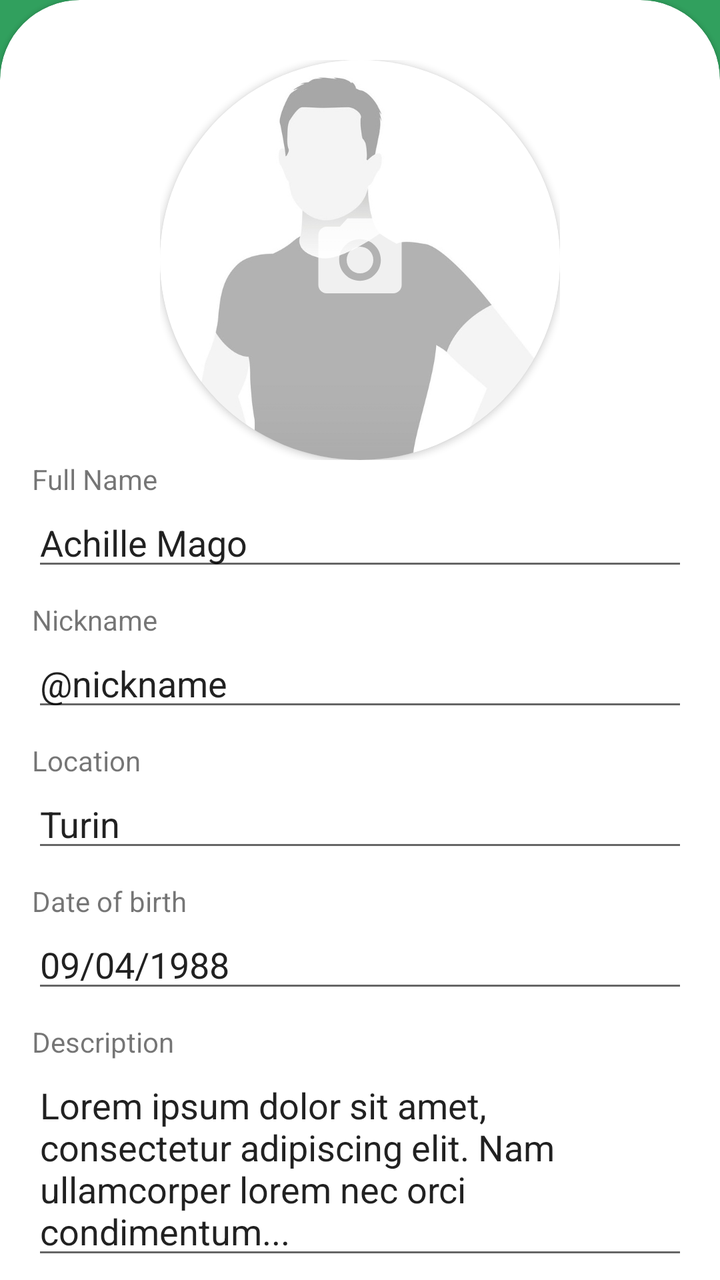
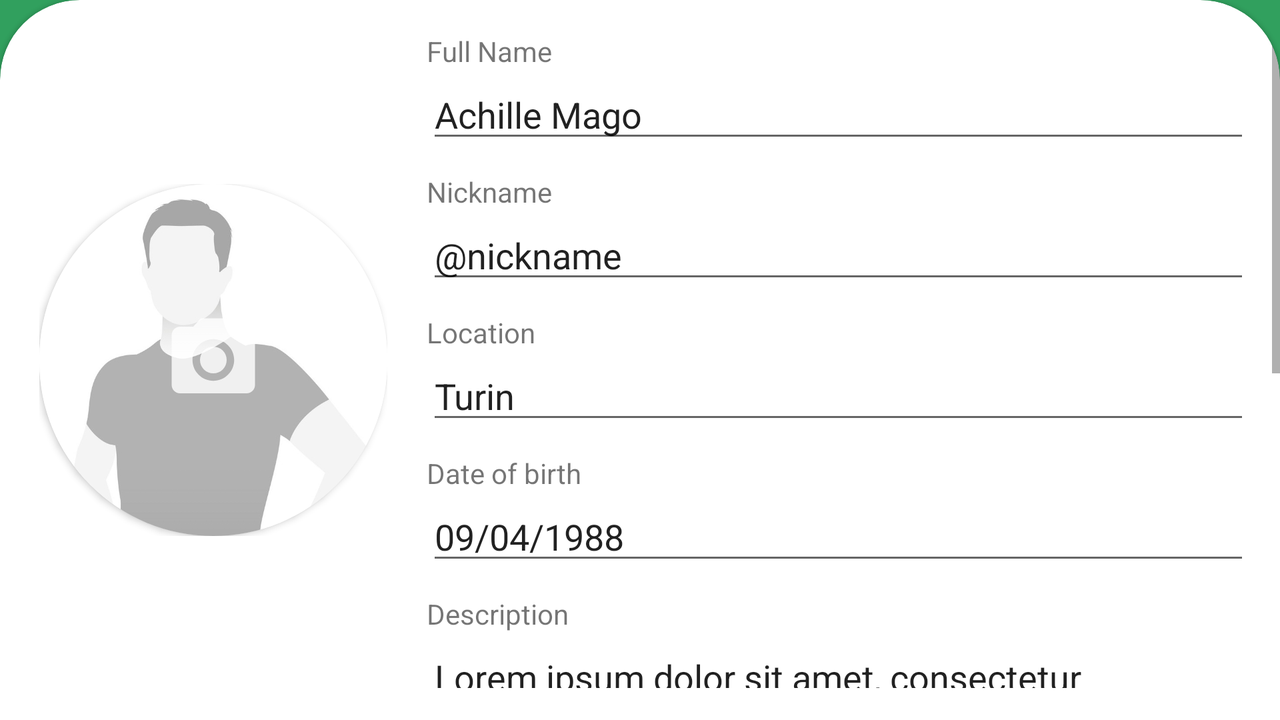

The same Android screen from two of the app's own layout files: first res/layout/ as a phone draws it, then the repository's variant for another configuration, drawn on a device whose configuration selects that folder. Both files follow.
<!-- AndroidManifest.xml: application theme Theme.Lab_2 -->
<!-- res/layout/activity_edit_profile.xml -->
<?xml version="1.0" encoding="utf-8"?>
<androidx.constraintlayout.widget.ConstraintLayout
    xmlns:android="http://schemas.android.com/apk/res/android"
    xmlns:app="http://schemas.android.com/apk/res-auto"
    xmlns:tools="http://schemas.android.com/tools"
    android:id="@+id/rootActivityMain"
    android:layout_width="match_parent"
    android:layout_height="match_parent"
    android:background="@color/example_1_bg">

    <com.google.android.material.card.MaterialCardView

        style="@style/CustomCardViewStyle"
        android:layout_width="match_parent"
        android:layout_height="match_parent"
        android:padding="0dp"
        app:cardPreventCornerOverlap="false"
        app:layout_constraintBottom_toBottomOf="parent"
        app:layout_constraintEnd_toEndOf="parent"
        app:layout_constraintStart_toStartOf="parent"
        app:layout_constraintTop_toTopOf="parent"
        >

        <androidx.constraintlayout.widget.ConstraintLayout
            android:layout_width="match_parent"
            android:layout_height="match_parent">

            <ProgressBar
                android:id="@+id/loadingEdit"
                style="?android:attr/progressBarStyle"
                android:layout_width="wrap_content"
                android:layout_height="wrap_content"
                android:visibility="invisible"
                app:layout_constraintBottom_toBottomOf="parent"
                app:layout_constraintEnd_toEndOf="parent"
                app:layout_constraintStart_toStartOf="parent"
                app:layout_constraintTop_toTopOf="parent" />

            <ScrollView

                android:id="@+id/contentEdit"
                android:layout_width="match_parent"
                android:layout_height="match_parent"
                android:fillViewport="false"
                android:paddingHorizontal="16dp"
                android:scrollbarThumbVertical="@null"
                android:scrollbarTrackVertical="@null"
                app:layout_constraintBottom_toBottomOf="parent"
                app:layout_constraintEnd_toEndOf="parent"
                app:layout_constraintStart_toStartOf="parent"
                app:layout_constraintTop_toTopOf="parent">

                <LinearLayout
                    android:id="@+id/myLinearLayoutVertical"
                    android:layout_width="match_parent"
                    android:layout_height="wrap_content"
                    android:gravity="center_horizontal"
                    android:orientation="vertical">

                    <LinearLayout
                        android:id="@+id/linearLayout"
                        android:layout_width="match_parent"
                        android:layout_height="0dp"
                        android:layout_marginTop="30dp"
                        android:layout_weight="2"
                        android:orientation="vertical">


                        <androidx.constraintlayout.widget.ConstraintLayout
                            android:layout_width="match_parent"
                            android:layout_height="0dp"
                            android:layout_weight="1"
                            android:backgroundTintMode="multiply">

                            <FrameLayout
                                android:layout_width="wrap_content"
                                android:layout_height="wrap_content"
                                app:layout_constraintBottom_toBottomOf="parent"
                                app:layout_constraintEnd_toEndOf="parent"
                                app:layout_constraintStart_toStartOf="parent"
                                app:layout_constraintTop_toTopOf="parent">

                                <androidx.cardview.widget.CardView
                                    android:id="@+id/cardView"
                                    android:layout_width="wrap_content"
                                    android:layout_height="wrap_content"
                                    app:cardCornerRadius="300dp"
                                    app:layout_constraintBottom_toBottomOf="parent"
                                    app:layout_constraintEnd_toEndOf="parent"
                                    app:layout_constraintStart_toStartOf="parent"
                                    app:layout_constraintTop_toTopOf="parent"
                                    app:layout_constraintVertical_bias="0.26">

                                    <ImageView
                                        android:id="@+id/profile_image"
                                        android:layout_width="200dp"
                                        android:layout_height="200dp"
                                        android:adjustViewBounds="true"
                                        android:contentDescription="@string/profile_picture"
                                        android:scaleType="centerCrop"
                                        android:src="@drawable/profile_picture" />

                                    <ImageButton
                                        android:id="@+id/edit_picture"
                                        android:layout_width="173dp"
                                        android:layout_height="175dp"
                                        android:layout_gravity="center"
                                        android:background="@android:color/transparent"
                                        android:src="@drawable/ic_camera"
                                        android:textAllCaps="false" />
                                </androidx.cardview.widget.CardView>

                            </FrameLayout>


                        </androidx.constraintlayout.widget.ConstraintLayout>
                    </LinearLayout>

                    <LinearLayout
                        android:layout_width="fill_parent"
                        android:layout_height="wrap_content"
                        android:orientation="vertical">

                        <TextView
                            android:layout_width="wrap_content"
                            android:layout_height="wrap_content"
                            android:text="@string/fullName" />

                        <EditText
                            android:id="@+id/editNameSurname"
                            android:layout_width="match_parent"
                            android:layout_height="wrap_content"
                            android:layout_marginBottom="10dp"
                            android:ems="10"
                            android:inputType="textPersonName"
                            android:text="@string/nameSurname" />
                    </LinearLayout>

                    <LinearLayout
                        android:layout_width="fill_parent"
                        android:layout_height="wrap_content"
                        android:orientation="vertical">

                        <TextView
                            android:layout_width="wrap_content"
                            android:layout_height="wrap_content"
                            android:text="@string/at" />

                        <EditText
                            android:id="@+id/editNickname"
                            android:layout_width="match_parent"
                            android:layout_height="wrap_content"
                            android:layout_marginBottom="10dp"
                            android:ems="10"
                            android:inputType="textPersonName"
                            android:text="@string/nickname" />
                    </LinearLayout>

                    <LinearLayout
                        android:layout_width="fill_parent"
                        android:layout_height="wrap_content"
                        android:orientation="vertical">

                        <TextView
                            android:layout_width="wrap_content"
                            android:layout_height="wrap_content"
                            android:text="@string/location" />

                        <EditText
                            android:id="@+id/editLocation"
                            android:layout_width="match_parent"
                            android:layout_height="wrap_content"
                            android:layout_marginBottom="10dp"
                            android:autofillHints="false"
                            android:ems="10"
                            android:inputType="textPersonName"
                            android:text="@string/locationValue" />
                    </LinearLayout>

                    <LinearLayout
                        android:layout_width="fill_parent"
                        android:layout_height="wrap_content"
                        android:orientation="vertical">

                        <TextView
                            android:layout_width="wrap_content"
                            android:layout_height="wrap_content"
                            android:text="@string/dob" />

                        <EditText
                            android:id="@+id/editBod"
                            android:layout_width="match_parent"
                            android:layout_height="wrap_content"
                            android:layout_marginBottom="10dp"
                            android:ems="10"
                            android:focusable="false"
                            android:focusableInTouchMode="false"
                            android:inputType="none"
                            android:text="@string/bodValue" />
                    </LinearLayout>

                    

                    <LinearLayout
                        android:layout_width="fill_parent"
                        android:layout_height="wrap_content"
                        android:orientation="vertical">

                        <TextView
                            android:layout_width="wrap_content"
                            android:layout_height="wrap_content"
                            android:text="@string/description" />

                        <EditText
                            android:id="@+id/editDescription"
                            android:layout_width="match_parent"
                            android:layout_height="0dp"
                            android:layout_marginBottom="10dp"
                            android:layout_weight="1"
                            android:ems="10"
                            android:gravity="start|top"
                            android:inputType="textMultiLine"
                            android:text="@string/descriptionValue" />
                    </LinearLayout>


                    <LinearLayout
                        android:layout_width="match_parent"
                        android:layout_height="match_parent"
                        android:orientation="vertical">

                        <TextView
                            android:id="@+id/textView"
                            android:layout_width="match_parent"
                            android:layout_height="wrap_content"
                            android:text="@string/your_interests" />

                        <com.cunoraz.tagview.TagView
                            android:id="@+id/tag_group"
                            android:layout_width="match_parent"
                            android:layout_height="match_parent"
                            android:layout_margin="10dp"
                            app:lineMargin="5dp"
                            app:tagMargin="5dp"
                            app:textPaddingBottom="5dp"
                            app:textPaddingLeft="8dp"
                            app:textPaddingRight="8dp"
                            app:textPaddingTop="5dp" />
                    </LinearLayout>

                    <LinearLayout
                        android:layout_width="match_parent"
                        android:layout_height="wrap_content"
                        android:orientation="vertical">

                        <TextView
                            android:id="@+id/edit_skills_title"
                            android:layout_width="match_parent"
                            android:layout_height="wrap_content"
                            android:text="@string/your_skills" />

                        <androidx.recyclerview.widget.RecyclerView
                            android:id="@+id/edit_your_skills_recycler_view"
                            android:layout_width="match_parent"
                            android:layout_height="0dp"
                            android:layout_weight="1"
                            android:clipToPadding="false"
                            android:nestedScrollingEnabled="false"
                            android:paddingTop="10dp"
                            android:paddingBottom="30dp" />


                    </LinearLayout>

                    <Button
                        android:id="@+id/confirm_button"
                        android:layout_width="match_parent"
                        android:layout_height="40dp"
                        android:layout_marginBottom="60dp"
                        android:background="@drawable/rectangle_radius"
                        android:text="@string/confirmEdit"
                        android:textSize="14sp"
                        android:textColor="@color/permanent_white"
                         />


                </LinearLayout>
            </ScrollView>
        </androidx.constraintlayout.widget.ConstraintLayout>

    </com.google.android.material.card.MaterialCardView>
</androidx.constraintlayout.widget.ConstraintLayout>
<!-- resources referenced by this layout -->
<resources>
  <color name="example_1_bg">#31A05E</color>
  <color name="permanent_white">#FFFFFFFF</color>
  <!-- drawable ic_camera (drawable-anydpi) -->
  <vector xmlns:android="http://schemas.android.com/apk/res/android"
      android:width="50dp"
      android:height="50dp"
      android:viewportWidth="24"
      android:viewportHeight="24"
      android:tint="#FFFFFF"
      android:alpha="0.8">
    <path
        android:fillColor="@android:color/white"
        android:pathData="M12,12m-3.2,0a3.2,3.2 0,1 1,6.4 0a3.2,3.2 0,1 1,-6.4 0"/>
    <path
        android:fillColor="@android:color/white"
        android:pathData="M9,2L7.17,4L4,4c-1.1,0 -2,0.9 -2,2v12c0,1.1 0.9,2 2,2h16c1.1,0 2,-0.9 2,-2L22,6c0,-1.1 -0.9,-2 -2,-2h-3.17L15,2L9,2zM12,17c-2.76,0 -5,-2.24 -5,-5s2.24,-5 5,-5 5,2.24 5,5 -2.24,5 -5,5z"/>
  </vector>
  <!-- drawable profile_picture: jpeg bitmap (drawable, 35714 bytes) -->
  <string name="at">Nickname</string>
  <string name="bodValue">09/04/1988</string>
  <string name="confirmEdit">Confirm</string>
  <string name="description">Description</string>
  <string name="descriptionValue">Lorem ipsum dolor sit amet, consectetur adipiscing elit. Nam ullamcorper lorem nec orci condimentum...</string>
  <string name="dob">Date of birth</string>
  <string name="fullName">Full Name</string>
  <string name="location">Location</string>
  <string name="locationValue">Turin</string>
  <string name="nameSurname">Achille Mago</string>
  <string name="nickname">\@nickname</string>
  <string name="profile_picture">Profile Picture</string>
  <string name="your_interests">Your interests</string>
  <string name="your_skills">Set your skills</string>
  <style name="CustomCardViewStyle" parent="@style/Widget.MaterialComponents.CardView">
          <item name="shapeAppearanceOverlay">@style/ShapeAppearanceOverlay_card_custom_corners</item>
          <item name="cardBackgroundColor">@color/white</item>
          <item name="strokeColor">@color/white</item>
      </style>
  <style name="Theme.Lab_2" parent="Theme.MaterialComponents.DayNight.DarkActionBar">
          
          <item name="colorPrimary">@color/example_1_bg</item>
          <item name="colorPrimaryVariant">@color/example_1_bg</item>
          <item name="colorOnPrimary">@color/white</item>
          
          <item name="colorSecondary">@color/teal_200</item>
          <item name="colorSecondaryVariant">@color/teal_700</item>
          <item name="colorOnSecondary">@color/black</item>
          
          <item name="android:statusBarColor">@color/example_1_bg</item>
          <item name="bottomSheetDialogTheme">@style/ThemeOverlay.App.BottomSheetDialog</item>
      </style>
  <style name="ShapeAppearanceOverlay_card_custom_corners" parent="">
          <item name="cornerFamily">rounded</item>
          <item name="cornerSizeTopRight">40dp</item>
          <item name="cornerSizeTopLeft">40dp</item>
          <item name="cornerSizeBottomRight">0dp</item>
          <item name="cornerSizeBottomLeft">0dp</item>
          <item name="android:layout_margin">0dp</item>
          <item name="android:padding">0dp</item>
      </style>
  <color name="white">#FFFFFFFF</color>
  <color name="teal_200">#FF03DAC5</color>
  <color name="teal_700">#FF018786</color>
  <color name="black">#FF000000</color>
  <style name="ThemeOverlay.App.BottomSheetDialog" parent="ThemeOverlay.Material3.BottomSheetDialog">
          <item name="bottomSheetStyle">@style/ModalBottomSheetDialog</item>
      </style>
  <style name="ModalBottomSheetDialog" parent="Widget.Material3.BottomSheet.Modal">
          <item name="backgroundTint">@color/white</item>
          <item name="shapeAppearance">@style/ShapeAppearance.App.LargeComponent</item>
      </style>
  <style name="ShapeAppearance.App.LargeComponent" parent="ShapeAppearance.Material3.LargeComponent">
          <item name="cornerFamily">rounded</item>
          <item name="cornerSize">24dp</item>
      </style>
</resources>
<!-- res/layout-land/activity_edit_profile.xml (the repository's variant of the layout above) -->
<!-- drawn on the phone turned sideways -->
<?xml version="1.0" encoding="utf-8"?>
<androidx.constraintlayout.widget.ConstraintLayout
    xmlns:android="http://schemas.android.com/apk/res/android"
    xmlns:app="http://schemas.android.com/apk/res-auto"
    xmlns:tools="http://schemas.android.com/tools"
    android:id="@+id/rootActivityMain"
    android:layout_width="match_parent"
    android:layout_height="match_parent"
    android:background="@color/example_1_bg">

    <com.google.android.material.card.MaterialCardView

        style="@style/CustomCardViewStyle"
        android:layout_width="match_parent"
        android:layout_height="match_parent"
        android:padding="0dp"
        app:cardPreventCornerOverlap="false"
        app:layout_constraintBottom_toBottomOf="parent"
        app:layout_constraintEnd_toEndOf="parent"
        app:layout_constraintStart_toStartOf="parent"
        app:layout_constraintTop_toTopOf="parent"
        >

        <androidx.constraintlayout.widget.ConstraintLayout
            android:layout_width="match_parent"
            android:layout_height="match_parent">

            <ProgressBar
                android:visibility="gone"
                android:id="@+id/loadingEdit"
                style="?android:attr/progressBarStyle"
                android:layout_width="wrap_content"
                android:layout_height="wrap_content"
                app:layout_constraintBottom_toBottomOf="parent"
                app:layout_constraintEnd_toEndOf="parent"
                app:layout_constraintStart_toStartOf="parent"
                app:layout_constraintTop_toTopOf="parent" />

            <LinearLayout
                android:layout_width="match_parent"
                android:layout_height="match_parent"
                android:orientation="horizontal"
                android:paddingVertical="16dp"
                app:layout_constraintBottom_toBottomOf="parent"
                app:layout_constraintEnd_toEndOf="parent"
                app:layout_constraintStart_toStartOf="parent"
                app:layout_constraintTop_toTopOf="parent">

                <LinearLayout
                    android:layout_width="0dp"
                    android:layout_height="match_parent"
                    android:layout_weight="1"
                    android:backgroundTintMode="multiply"
                    android:gravity="center"
                    android:orientation="vertical">


                    <androidx.constraintlayout.widget.ConstraintLayout
                        android:layout_width="match_parent"
                        android:layout_height="0dp"
                        android:layout_weight="1"
                        android:backgroundTintMode="multiply">

                        <FrameLayout
                            android:layout_width="wrap_content"
                            android:layout_height="wrap_content"
                            app:layout_constraintBottom_toBottomOf="parent"
                            app:layout_constraintEnd_toEndOf="parent"
                            app:layout_constraintStart_toStartOf="parent"
                            app:layout_constraintTop_toTopOf="parent">

                            <androidx.cardview.widget.CardView
                                android:id="@+id/cardView"
                                android:layout_width="wrap_content"
                                android:layout_height="wrap_content"
                                app:cardCornerRadius="300dp"
                                app:layout_constraintBottom_toBottomOf="parent"
                                app:layout_constraintEnd_toEndOf="parent"
                                app:layout_constraintStart_toStartOf="parent"
                                app:layout_constraintTop_toTopOf="parent"
                                app:layout_constraintVertical_bias="0.26">

                                <ImageView
                                    android:id="@+id/profile_image"
                                    android:layout_width="174dp"
                                    android:layout_height="176dp"
                                    android:adjustViewBounds="true"
                                    android:contentDescription="@string/profile_picture"
                                    android:scaleType="centerCrop"
                                    android:src="@drawable/profile_picture" />

                                <ImageButton
                                    android:id="@+id/edit_picture"
                                    android:layout_width="173dp"
                                    android:layout_height="175dp"
                                    android:layout_gravity="center"
                                    android:background="@android:color/transparent"
                                    android:src="@drawable/ic_camera"
                                    android:textAllCaps="false" />
                            </androidx.cardview.widget.CardView>

                        </FrameLayout>


                    </androidx.constraintlayout.widget.ConstraintLayout>

                </LinearLayout>

                <ScrollView
                    android:id="@+id/contentEdit"
                    android:layout_width="0dp"
                    android:layout_height="match_parent"
                    android:layout_weight="2"
                    android:fillViewport="true">

                    <LinearLayout
                        android:id="@+id/linearLayout"
                        android:layout_width="match_parent"
                        android:layout_height="match_parent"
                        android:layout_marginRight="15dp"
                        android:orientation="vertical">

                        <LinearLayout
                            android:layout_width="fill_parent"
                            android:layout_height="wrap_content"
                            android:orientation="vertical">

                            <TextView
                                android:layout_width="wrap_content"
                                android:layout_height="wrap_content"
                                android:text="@string/fullName" />

                            <EditText
                                android:id="@+id/editNameSurname"
                                android:layout_width="match_parent"
                                android:layout_height="wrap_content"
                                android:layout_marginBottom="10dp"
                                android:ems="10"
                                android:inputType="textPersonName"
                                android:text="@string/nameSurname" />
                        </LinearLayout>

                        <LinearLayout
                            android:layout_width="fill_parent"
                            android:layout_height="wrap_content"
                            android:orientation="vertical">

                            <TextView
                                android:layout_width="wrap_content"
                                android:layout_height="wrap_content"
                                android:text="@string/at" />

                            <EditText
                                android:id="@+id/editNickname"
                                android:layout_width="match_parent"
                                android:layout_height="wrap_content"
                                android:layout_marginBottom="10dp"
                                android:ems="10"
                                android:inputType="textPersonName"
                                android:text="@string/nickname" />
                        </LinearLayout>

                        <LinearLayout
                            android:layout_width="fill_parent"
                            android:layout_height="wrap_content"
                            android:orientation="vertical">

                            <TextView
                                android:layout_width="wrap_content"
                                android:layout_height="wrap_content"
                                android:text="@string/location" />

                            <EditText
                                android:id="@+id/editLocation"
                                android:layout_width="match_parent"
                                android:layout_height="wrap_content"
                                android:layout_marginBottom="10dp"
                                android:autofillHints="false"
                                android:ems="10"
                                android:inputType="textPersonName"
                                android:text="@string/locationValue" />
                        </LinearLayout>

                        <LinearLayout
                            android:layout_width="fill_parent"
                            android:layout_height="wrap_content"
                            android:orientation="vertical">

                            <TextView
                                android:layout_width="wrap_content"
                                android:layout_height="wrap_content"
                                android:text="@string/dob" />

                            <EditText
                                android:id="@+id/editBod"
                                android:layout_width="match_parent"
                                android:layout_height="wrap_content"
                                android:layout_marginBottom="10dp"
                                android:ems="10"
                                android:focusable="false"
                                android:focusableInTouchMode="false"
                                android:inputType="none"
                                android:text="@string/bodValue" />
                        </LinearLayout>

                        

                        <LinearLayout
                            android:layout_width="fill_parent"
                            android:layout_height="wrap_content"
                            android:orientation="vertical">

                            <TextView
                                android:layout_width="wrap_content"
                                android:layout_height="wrap_content"
                                android:text="@string/description" />

                            <EditText
                                android:id="@+id/editDescription"
                                android:layout_width="match_parent"
                                android:layout_height="0dp"
                                android:layout_marginBottom="10dp"
                                android:layout_weight="1"
                                android:ems="10"
                                android:gravity="start|top"
                                android:inputType="textMultiLine"
                                android:text="@string/descriptionValue" />
                        </LinearLayout>


                        <LinearLayout
                            android:layout_width="match_parent"
                            android:layout_height="match_parent"
                            android:orientation="vertical">

                            <TextView
                                android:id="@+id/textView"
                                android:layout_width="match_parent"
                                android:layout_height="wrap_content"
                                android:text="@string/your_interests" />

                            <com.cunoraz.tagview.TagView
                                android:id="@+id/tag_group"
                                android:layout_width="match_parent"
                                android:layout_height="match_parent"
                                android:layout_margin="10dp"
                                app:lineMargin="5dp"
                                app:tagMargin="5dp"
                                app:textPaddingBottom="5dp"
                                app:textPaddingLeft="8dp"
                                app:textPaddingRight="8dp"
                                app:textPaddingTop="5dp" />
                        </LinearLayout>

                        <LinearLayout
                            android:layout_width="match_parent"
                            android:layout_height="wrap_content"
                            android:orientation="vertical">

                            <TextView
                                android:id="@+id/edit_skills_title"
                                android:layout_width="match_parent"
                                android:layout_height="wrap_content"
                                android:text="@string/your_skills" />

                            <androidx.recyclerview.widget.RecyclerView
                                android:id="@+id/edit_your_skills_recycler_view"
                                android:layout_width="match_parent"
                                android:layout_height="0dp"
                                android:layout_weight="1"
                                android:clipToPadding="false"
                                android:nestedScrollingEnabled="false"
                                android:paddingTop="10dp"
                                android:paddingBottom="30dp" />


                        </LinearLayout>

                        <Button
                            android:id="@+id/confirm_button"
                            android:layout_width="match_parent"
                            android:layout_height="60dp"
                            android:layout_marginBottom="60dp"
                            android:background="@drawable/rectangle_radius"
                            android:text="@string/confirmEdit"
                            android:textColor="@color/permanent_white"
                            android:textSize="16sp" />

                    </LinearLayout>

                </ScrollView>

            </LinearLayout>
        </androidx.constraintlayout.widget.ConstraintLayout>

    </com.google.android.material.card.MaterialCardView>

</androidx.constraintlayout.widget.ConstraintLayout>
